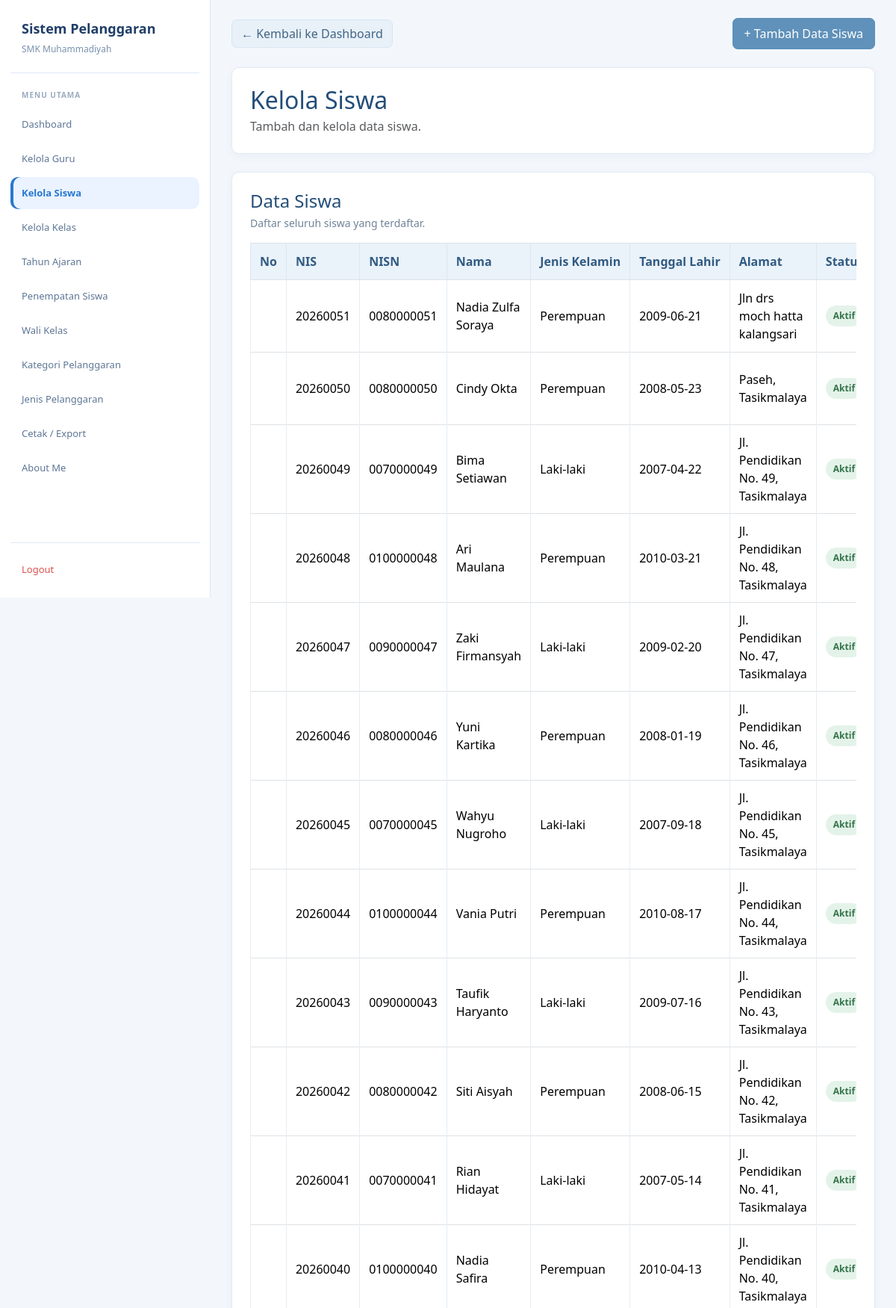
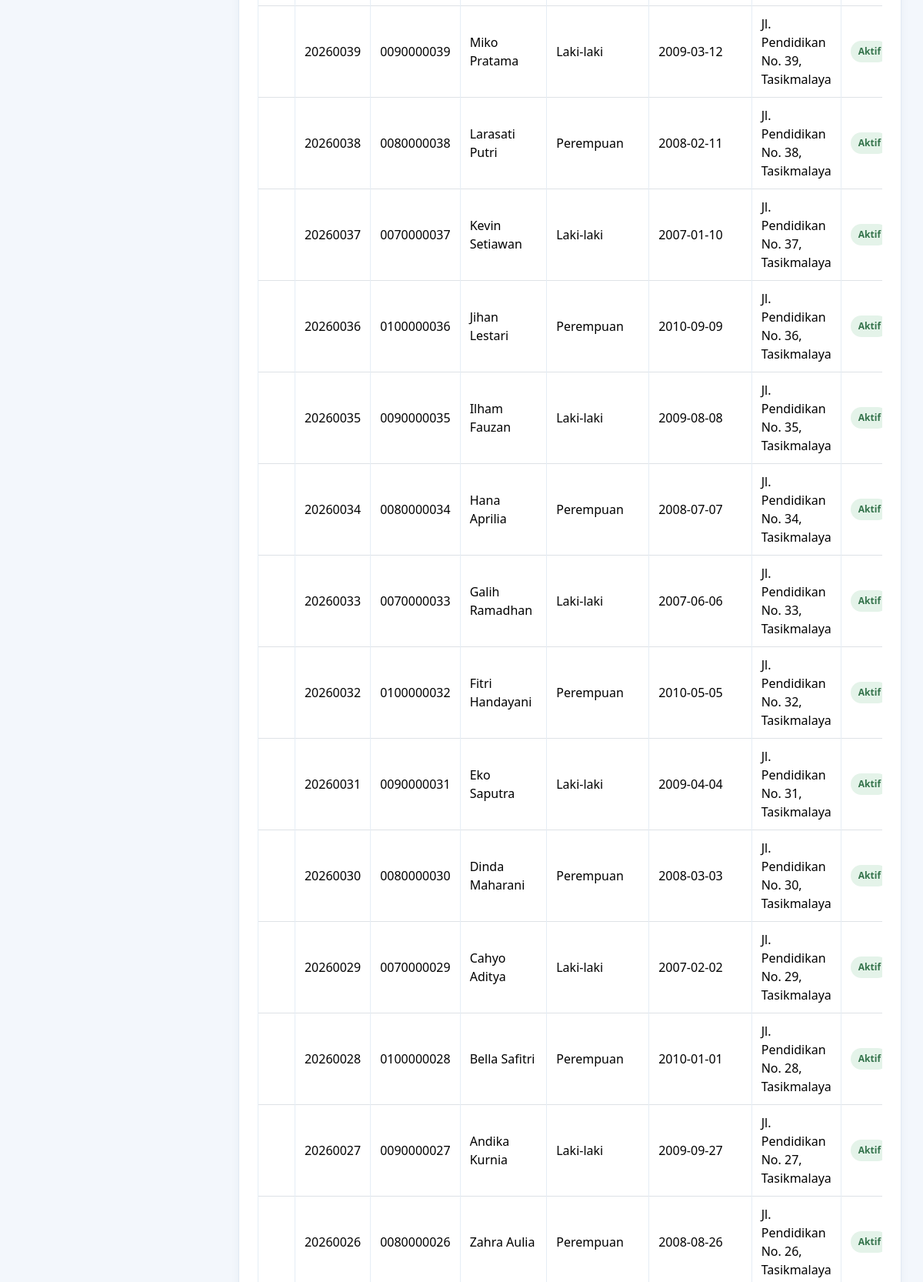
Screenshot of /admin/siswa.php (signed in, upper part) with the database file from the repository (2 pictures, top to bottom).
### tables this page shows
CREATE TABLE `t_siswa` (
  `id` int(11) NOT NULL,
  `nis` varchar(10) NOT NULL,
  `nisn` varchar(10) NOT NULL,
  `nama` varchar(150) NOT NULL,
  `jenis_kelamin` char(1) NOT NULL,
  `tanggal_lahir` date NOT NULL,
  `alamat` text NOT NULL,
  `status_aktif` tinyint(1) NOT NULL,
  `created_at` timestamp NULL DEFAULT current_timestamp(),
  `update_at` timestamp NULL DEFAULT current_timestamp()
);

### admin/siswa.php (the view, shortened to what this page needs)
<?php
include "../config/koneksi.php";
function e($value): string
{
    return htmlspecialchars((string)($value ?? ''), ENT_QUOTES, 'UTF-8');
}
$tampilkan_form = false;
$query = mysqli_query(
    $koneksi,
    "SELECT * FROM t_siswa ORDER BY id DESC"
);
?>
<!DOCTYPE html>
<html lang="id">
<head>
    <link
        href="https://cdn.jsdelivr.net/npm/bootstrap@5.3.8/dist/css/bootstrap.min.css"
        rel="stylesheet">
    <link
        href="https://cdn.datatables.net/2.3.4/css/dataTables.bootstrap5.min.css"
        rel="stylesheet">
</head>
<body>
<aside class="sidebar">
    <div class="brand">
        <div class="brand-title">Sistem Pelanggaran</div>
        <div class="brand-subtitle">SMK Muhammadiyah</div>
    </div>
    <div class="menu-title">Menu Utama</div>
    <nav class="menu">
        <a href="../dashboard.php" class="menu-link">Dashboard</a>
        <a href="guru.php" class="menu-link">Kelola Guru</a>
        <a href="siswa.php" class="menu-link active">Kelola Siswa</a>
        <a href="kelas.php" class="menu-link">Kelola Kelas</a>
        <a href="tahun_ajaran.php" class="menu-link">Tahun Ajaran</a>
        <a href="penempatan_siswa.php" class="menu-link">Penempatan Siswa</a>
        <a href="wali_kelas.php" class="menu-link">Wali Kelas</a>
        <a href="kategori_pelanggaran.php" class="menu-link">Kategori Pelanggaran</a>
        <a href="jenis_pelanggaran.php" class="menu-link">Jenis Pelanggaran</a>
        <a href="cetak_export.php" class="menu-link">Cetak / Export</a>
        <a href="../about.php" class="menu-link">About Me</a>
    </nav>
    <div class="logout">
        <a href="../logout.php" class="menu-link">Logout</a>
    </div>
</aside>
<main class="main">
    <div class="container py-4">
        <div class="d-flex flex-wrap justify-content-between align-items-center gap-2 mb-4">
            <a href="../dashboard.php" class="btn btn-secondary">
                &larr; Kembali ke Dashboard
            </a>
            <button
                type="button"
                class="btn btn-primary"
                id="btnToggleSiswa"
                aria-expanded="<?= $tampilkan_form ? 'true' : 'false'; ?>"
                aria-controls="formTambahSiswa">
                + Tambah Data Siswa
            </button>
        </div>
        <div class="card mb-4">
            <div class="card-body">
                <h2 class="judul mb-1">Kelola Siswa</h2>
                <p class="text-muted mb-0">
                    Tambah dan kelola data siswa.
                </p>
            </div>
        </div>
        <div class="card">
            <div class="card-body">
                <h4 class="mb-1">Data Siswa</h4>
                <p class="keterangan mb-3">
                    Daftar seluruh siswa yang terdaftar.
                </p>
                <div class="table-responsive">
                    <table
                        id="tabelSiswa"
                        class="table table-bordered table-hover align-middle w-100">
                        <thead>
                            <tr>
                                <th style="width: 60px;">No</th>
                                <th>NIS</th>
                                <th>NISN</th>
                                <th>Nama</th>
                                <th>Jenis Kelamin</th>
                                <th>Tanggal Lahir</th>
                                <th>Alamat</th>
                                <th>Status</th>
                            </tr>
                        </thead>
                        <tbody>
                        <?php if ($query && mysqli_num_rows($query) > 0): ?>
                            <?php while ($siswa = mysqli_fetch_assoc($query)): ?>
                                <tr>
                                    <td></td>
                                    <td><?= e($siswa['nis']); ?></td>
                                    <td><?= e($siswa['nisn']); ?></td>
                                    <td><?= e($siswa['nama']); ?></td>
                                    <td>
                                        <?php
                                        if ($siswa['jenis_kelamin'] === 'L') {
                                            echo 'Laki-laki';
                                        } elseif ($siswa['jenis_kelamin'] === 'P') {
                                            echo 'Perempuan';
                                        } else {
                                            echo '-';
                                        }
                                        ?>
                                    </td>
                                    <td><?= e($siswa['tanggal_lahir']); ?></td>
                                    <td><?= e($siswa['alamat']); ?></td>
                                    <td>
                                        <?php if ((int)$siswa['status_aktif'] === 1): ?>
                                            <span class="status-aktif">Aktif</span>
                                        <?php else: ?>
                                            <span class="status-nonaktif">Tidak Aktif</span>
                                        <?php endif; ?>
                                    </td>
                                </tr>
                            <?php endwhile; ?>
                        <?php endif; ?>
                        </tbody>
                    </table>
                </div>
            </div>
        </div>
    </div>
</main>
</body>
</html>

### admin/siswa.php (style rules this page uses)
:root { --blue: #2878cf; --blue-dark: #203e68; --blue-soft: #eaf3ff; --muted: #7890ad; --line: #dce9f8; }
* { box-sizing: border-box; }
body { margin: 0; background: #f3f7fc; color: #2f435a; font-family: "Segoe UI", Arial, sans-serif; }
a { text-decoration: none; }
.sidebar { position: fixed; left: 0; top: 0; width: 282px; height: 100vh; overflow-y: auto; background: #fff; border-right: 1px solid var(--line); padding: 25px 14px 16px; display: flex; flex-direction: column; z-index: 1000; }
.brand { padding: 0 15px 22px; border-bottom: 1px solid var(--line); margin-bottom: 22px; }
.brand-title { font-size: 18px; font-weight: 700; color: var(--blue-dark); margin-bottom: 5px; }
.brand-subtitle { font-size: 12px; color: var(--muted); }
.menu-title { font-size: 10px; font-weight: 700; color: #9aabc0; letter-spacing: 1px; text-transform: uppercase; margin: 0 15px 10px; }
.menu { display: flex; flex-direction: column; gap: 3px; }
.menu-link { min-height: 43px; display: flex; align-items: center; padding: 10px 15px; border-radius: 10px; color: #5e7695; font-size: 13px; transition: .2s ease; }
.menu-link.active { background: var(--blue-soft); color: var(--blue); font-weight: 600; box-shadow: inset 4px 0 0 var(--blue); }
.logout { margin-top: auto; padding-top: 14px; border-top: 1px solid var(--line); }
.logout .menu-link { color: #d9534f; }
.main { margin-left: 282px; min-height: 100vh; padding: 24px 28px 40px; }
.container { width: 100%; max-width: none !important; margin: 0 auto; padding: 0 !important; }
.judul, h4 { color: #234e78; }
.card { border: 1px solid #e1eaf4 !important; border-radius: 10px; box-shadow: 0 3px 12px rgba(35, 78, 120, .05) !important; }
.card-body { padding: 24px; }
.btn { border-radius: 7px; }
.btn-primary { --bs-btn-color: #fff; --bs-btn-bg: #5f91ba; --bs-btn-border-color: #5f91ba; --bs-btn-hover-color: #fff; --bs-btn-hover-bg: #4b7fa9; --bs-btn-hover-border-color: #4b7fa9; padding: 8px 15px; }
.btn-secondary { --bs-btn-bg: #e8f0f8; --bs-btn-border-color: #d8e5f1; --bs-btn-color: #426584; --bs-btn-hover-bg: #dceaf6; --bs-btn-hover-border-color: #cbddeb; --bs-btn-hover-color: #234e78; }
.table { color: #344b63; vertical-align: middle; margin-bottom: 0; }
.table thead th { background: #eaf2fa; color: #315b82; border-color: #dce7f1; font-weight: 600; padding: 12px; white-space: nowrap; }
.table tbody td { border-color: #e5edf5; padding: 11px 12px; }
.status-aktif, .status-nonaktif { display: inline-block; padding: 5px 10px; border-radius: 20px; font-size: 12px; font-weight: 600; white-space: nowrap; }
.status-aktif { background: #e4f3e9; color: #34734b; }
.keterangan { color: #71849a; font-size: 14px; }
.table-responsive { width: 100%; }

### rows the page displays
t_siswa: nis "20260051", nisn "0080000051", nama "Nadia Zulfa Soraya", jenis_kelamin "Perempuan", tanggal_lahir "2009-06-21", alamat "Jln drs moch hatta kalangsari", status_aktif "Aktif"
t_siswa: nis "20260050", nisn "0080000050", nama "Cindy Okta", jenis_kelamin "Perempuan", tanggal_lahir "2008-05-23", alamat "Paseh, Tasikmalaya", status_aktif "Aktif"
t_siswa: nis "20260049", nisn "0070000049", nama "Bima Setiawan", jenis_kelamin "Laki-laki", tanggal_lahir "2007-04-22", alamat "Jl. Pendidikan No. 49, Tasikmalaya", status_aktif "Aktif"
t_siswa: nis "20260048", nisn "0100000048", nama "Ari Maulana", jenis_kelamin "Perempuan", tanggal_lahir "2010-03-21", alamat "Jl. Pendidikan No. 48, Tasikmalaya", status_aktif "Aktif"
t_siswa: nis "20260047", nisn "0090000047", nama "Zaki Firmansyah", jenis_kelamin "Laki-laki", tanggal_lahir "2009-02-20", alamat "Jl. Pendidikan No. 47, Tasikmalaya", status_aktif "Aktif"
t_siswa: nis "20260046", nisn "0080000046", nama "Yuni Kartika", jenis_kelamin "Perempuan", tanggal_lahir "2008-01-19", alamat "Jl. Pendidikan No. 46, Tasikmalaya", status_aktif "Aktif"
t_siswa: nis "20260045", nisn "0070000045", nama "Wahyu Nugroho", jenis_kelamin "Laki-laki", tanggal_lahir "2007-09-18", alamat "Jl. Pendidikan No. 45, Tasikmalaya", status_aktif "Aktif"
t_siswa: nis "20260044", nisn "0100000044", nama "Vania Putri", jenis_kelamin "Perempuan", tanggal_lahir "2010-08-17", alamat "Jl. Pendidikan No. 44, Tasikmalaya", status_aktif "Aktif"
t_siswa: nis "20260043", nisn "0090000043", nama "Taufik Haryanto", jenis_kelamin "Laki-laki", tanggal_lahir "2009-07-16", alamat "Jl. Pendidikan No. 43, Tasikmalaya", status_aktif "Aktif"
t_siswa: nis "20260042", nisn "0080000042", nama "Siti Aisyah", jenis_kelamin "Perempuan", tanggal_lahir "2008-06-15", alamat "Jl. Pendidikan No. 42, Tasikmalaya", status_aktif "Aktif"
t_siswa: nis "20260041", nisn "0070000041", nama "Rian Hidayat", jenis_kelamin "Laki-laki", tanggal_lahir "2007-05-14", alamat "Jl. Pendidikan No. 41, Tasikmalaya", status_aktif "Aktif"
t_siswa: nis "20260040", nisn "0100000040", nama "Nadia Safira", jenis_kelamin "Perempuan", tanggal_lahir "2010-04-13", alamat "Jl. Pendidikan No. 40, Tasikmalaya", status_aktif "Aktif"
t_siswa: nis "20260039", nisn "0090000039", nama "Miko Pratama", jenis_kelamin "Laki-laki", tanggal_lahir "2009-03-12", alamat "Jl. Pendidikan No. 39, Tasikmalaya", status_aktif "Aktif"
t_siswa: nis "20260038", nisn "0080000038", nama "Larasati Putri", jenis_kelamin "Perempuan", tanggal_lahir "2008-02-11", alamat "Jl. Pendidikan No. 38, Tasikmalaya", status_aktif "Aktif"
t_siswa: nis "20260037", nisn "0070000037", nama "Kevin Setiawan", jenis_kelamin "Laki-laki", tanggal_lahir "2007-01-10", alamat "Jl. Pendidikan No. 37, Tasikmalaya", status_aktif "Aktif"
t_siswa: nis "20260036", nisn "0100000036", nama "Jihan Lestari", jenis_kelamin "Perempuan", tanggal_lahir "2010-09-09", alamat "Jl. Pendidikan No. 36, Tasikmalaya", status_aktif "Aktif"
t_siswa: nis "20260035", nisn "0090000035", nama "Ilham Fauzan", jenis_kelamin "Laki-laki", tanggal_lahir "2009-08-08", alamat "Jl. Pendidikan No. 35, Tasikmalaya", status_aktif "Aktif"
t_siswa: nis "20260034", nisn "0080000034", nama "Hana Aprilia", jenis_kelamin "Perempuan", tanggal_lahir "2008-07-07", alamat "Jl. Pendidikan No. 34, Tasikmalaya", status_aktif "Aktif"
t_siswa: nis "20260033", nisn "0070000033", nama "Galih Ramadhan", jenis_kelamin "Laki-laki", tanggal_lahir "2007-06-06", alamat "Jl. Pendidikan No. 33, Tasikmalaya", status_aktif "Aktif"
t_siswa: nis "20260032", nisn "0100000032", nama "Fitri Handayani", jenis_kelamin "Perempuan", tanggal_lahir "2010-05-05", alamat "Jl. Pendidikan No. 32, Tasikmalaya", status_aktif "Aktif"
t_siswa: nis "20260031", nisn "0090000031", nama "Eko Saputra", jenis_kelamin "Laki-laki", tanggal_lahir "2009-04-04", alamat "Jl. Pendidikan No. 31, Tasikmalaya", status_aktif "Aktif"
t_siswa: nis "20260030", nisn "0080000030", nama "Dinda Maharani", jenis_kelamin "Perempuan", tanggal_lahir "2008-03-03", alamat "Jl. Pendidikan No. 30, Tasikmalaya", status_aktif "Aktif"
t_siswa: nis "20260029", nisn "0070000029", nama "Cahyo Aditya", jenis_kelamin "Laki-laki", tanggal_lahir "2007-02-02", alamat "Jl. Pendidikan No. 29, Tasikmalaya", status_aktif "Aktif"
t_siswa: nis "20260028", nisn "0100000028", nama "Bella Safitri", jenis_kelamin "Perempuan", tanggal_lahir "2010-01-01", alamat "Jl. Pendidikan No. 28, Tasikmalaya", status_aktif "Aktif"
t_siswa: nis "20260027", nisn "0090000027", nama "Andika Kurnia", jenis_kelamin "Laki-laki", tanggal_lahir "2009-09-27", alamat "Jl. Pendidikan No. 27, Tasikmalaya", status_aktif "Aktif"
t_siswa: nis "20260026", nisn "0080000026", nama "Zahra Aulia", jenis_kelamin "Perempuan", tanggal_lahir "2008-08-26", alamat "Jl. Pendidikan No. 26, Tasikmalaya", status_aktif "Aktif"
